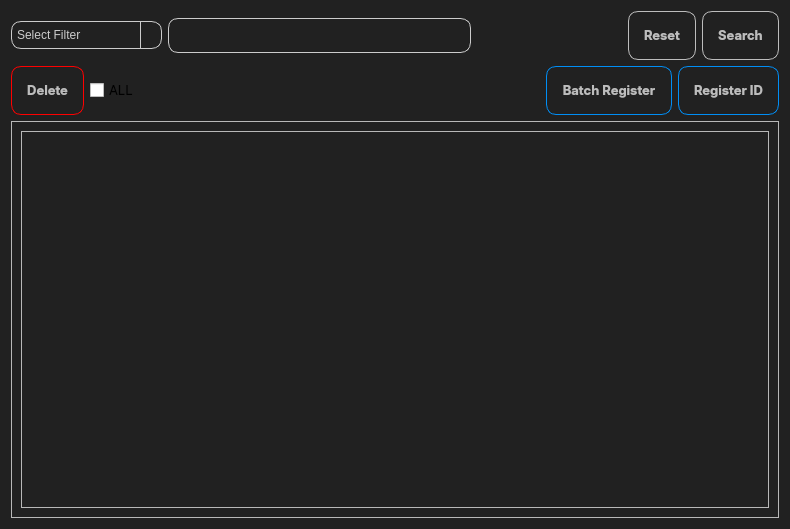
<?xml version="1.0" encoding="UTF-8"?>
<ui version="4.0">
 <class>DataBase</class>
 <widget class="QWidget" name="DataBase">
  <property name="geometry">
   <rect>
    <x>0</x>
    <y>0</y>
    <width>790</width>
    <height>529</height>
   </rect>
  </property>
  <property name="windowTitle">
   <string>Form</string>
  </property>
  <property name="styleSheet">
   <string notr="true">#DataBase ,#scrollAreaWidgetContents {
	background-color: rgb(33, 33, 33);

}
#DataBase QLabel ,QPushButton{
	color: rgb(189, 189, 189);

}
#DataBase QPushButton{
	border : 1px solid rgb(189, 189, 189);
	border-radius: 10px;
	padding: 15px;

}
#DataBase  QPushButton:hover{
	background-color: rgb(0, 142, 246);

}
#DataBase  #batchRegisterButton, #DataBase  #registerIdButton{
	border: 1px solid  rgb(0, 142, 246);

}
#DataBase #deleteButton{
	border: 1px solid  red

}
#DataBase #deleteButton::hover{
	background-color: rgb(255, 0, 4);

}
#fieldInput{
	padding-left:5px;
	background-color:  rgb(33, 33, 33);
	border: 1px solid rgb(204, 204, 204);
    border-radius: 10px;
    color: rgb(204, 204, 204);

}

/* the style of the combobox is mostly generated with chatgpt (tried the gpt-40 and till now look good )*/
QComboBox {
    background-color: rgb(33, 33, 33);
    color: rgb(204, 204, 204);
    border: 1px solid rgb(204, 204, 204);
    border-radius: 10px;
    padding: 5px;
}

QComboBox QAbstractItemView {
    background-color: rgb(33, 33, 33);
    color: rgb(204, 204, 204);
    selection-background-color: rgb(0, 142, 246);
    border: 1px solid rgb(204, 204, 204);
}

QComboBox::drop-down {
    subcontrol-origin: padding;
    subcontrol-position: top right;
    width: 20px;
    border-left: 1px solid rgb(204, 204, 204);
}

QComboBox::down-arrow {
    image: url(:/icons/resources/Icons/angle-down-solid.svg);
    width: 14px;
    height: 14px;

}
/*the style of the  is generated mostly by chatgpt (3.5 version) */
QScrollBar:vertical {
	background: #333333;
	width: 15px;
	margin: 15px 0 15px 0;

}
QScrollBar::handle:vertical {
  	background: #666666;
	min-height: 30px;

}
QScrollBar::sub-line:vertical:hover,QScrollBar::sub-line:vertical {
	background: #444444;
	height: 15px;
	subcontrol-position: top;
	subcontrol-origin: margin;
	border-image: url(:/icons/resources/Icons/angle-up-solid.svg);
	subcontrol-position: top;
	subcontrol-origin: margin;

}
QScrollBar::add-line:vertical:hover, QScrollBar::add-line:vertical {	background: #444444;
	height: 15px;
	subcontrol-position: bottom;
	subcontrol-origin: margin;
	background: #444444;
	height: 15px;
	subcontrol-position: bottom;
	subcontrol-origin: margin;
	border-image: url(:/icons/resources/Icons/angle-down-solid.svg);
 	subcontrol-position: bottom;
	subcontrol-origin: margin;

}
</string>
  </property>
  <layout class="QVBoxLayout" name="verticalLayout">
   <item>
    <layout class="QHBoxLayout" name="horizontalLayout" stretch="1,2,1,0,0">
     <item>
      <widget class="QComboBox" name="filterSelecter">
       <property name="placeholderText">
        <string>Select Filter</string>
       </property>
       <property name="frame">
        <bool>true</bool>
       </property>
       <item>
        <property name="text">
         <string>Name</string>
        </property>
       </item>
       <item>
        <property name="text">
         <string>Email</string>
        </property>
       </item>
       <item>
        <property name="text">
         <string>Phone</string>
        </property>
       </item>
       <item>
        <property name="text">
         <string>Address</string>
        </property>
       </item>
      </widget>
     </item>
     <item>
      <widget class="QLineEdit" name="fieldInput">
       <property name="minimumSize">
        <size>
         <width>0</width>
         <height>35</height>
        </size>
       </property>
       <property name="maximumSize">
        <size>
         <width>16777215</width>
         <height>16777215</height>
        </size>
       </property>
       <property name="font">
        <font>
         <family>Inter</family>
         <pointsize>12</pointsize>
         <kerning>false</kerning>
        </font>
       </property>
       <property name="alignment">
        <set>Qt::AlignmentFlag::AlignLeading|Qt::AlignmentFlag::AlignLeft|Qt::AlignmentFlag::AlignVCenter</set>
       </property>
      </widget>
     </item>
     <item>
      <spacer name="horizontalSpacer_2">
       <property name="orientation">
        <enum>Qt::Orientation::Horizontal</enum>
       </property>
       <property name="sizeHint" stdset="0">
        <size>
         <width>40</width>
         <height>20</height>
        </size>
       </property>
      </spacer>
     </item>
     <item>
      <widget class="QPushButton" name="resetButton">
       <property name="font">
        <font>
         <family>Inter</family>
         <pointsize>10</pointsize>
         <bold>true</bold>
        </font>
       </property>
       <property name="text">
        <string>Reset</string>
       </property>
       <property name="icon">
        <iconset resource="dataBase.qrc">
         <normaloff>:/icons/resources/Icons/rotate-solid.svg</normaloff>:/icons/resources/Icons/rotate-solid.svg</iconset>
       </property>
       <property name="iconSize">
        <size>
         <width>16</width>
         <height>16</height>
        </size>
       </property>
      </widget>
     </item>
     <item>
      <widget class="QPushButton" name="searchButton">
       <property name="font">
        <font>
         <family>Inter</family>
         <pointsize>10</pointsize>
         <bold>true</bold>
        </font>
       </property>
       <property name="text">
        <string>Search</string>
       </property>
       <property name="icon">
        <iconset resource="dataBase.qrc">
         <normaloff>:/icons/resources/Icons/magnifying-glass-solid.svg</normaloff>:/icons/resources/Icons/magnifying-glass-solid.svg</iconset>
       </property>
       <property name="iconSize">
        <size>
         <width>16</width>
         <height>16</height>
        </size>
       </property>
      </widget>
     </item>
    </layout>
   </item>
   <item>
    <layout class="QHBoxLayout" name="horizontalLayout_3">
     <item>
      <layout class="QHBoxLayout" name="horizontalLayout_2">
       <item>
        <widget class="QPushButton" name="deleteButton">
         <property name="font">
          <font>
           <family>Inter</family>
           <pointsize>10</pointsize>
           <bold>true</bold>
          </font>
         </property>
         <property name="text">
          <string>Delete</string>
         </property>
         <property name="icon">
          <iconset resource="dataBase.qrc">
           <normaloff>:/icons/resources/Icons/trash-solid.svg</normaloff>:/icons/resources/Icons/trash-solid.svg</iconset>
         </property>
         <property name="iconSize">
          <size>
           <width>16</width>
           <height>16</height>
          </size>
         </property>
        </widget>
       </item>
       <item>
        <widget class="QCheckBox" name="selectAllCheckBox">
         <property name="font">
          <font>
           <family>Inter</family>
           <pointsize>10</pointsize>
          </font>
         </property>
         <property name="text">
          <string>ALL</string>
         </property>
        </widget>
       </item>
      </layout>
     </item>
     <item>
      <spacer name="horizontalSpacer">
       <property name="orientation">
        <enum>Qt::Orientation::Horizontal</enum>
       </property>
       <property name="sizeHint" stdset="0">
        <size>
         <width>40</width>
         <height>20</height>
        </size>
       </property>
      </spacer>
     </item>
     <item>
      <widget class="QPushButton" name="batchRegisterButton">
       <property name="font">
        <font>
         <family>Inter</family>
         <pointsize>10</pointsize>
         <bold>true</bold>
        </font>
       </property>
       <property name="text">
        <string>Batch Register</string>
       </property>
       <property name="icon">
        <iconset resource="dataBase.qrc">
         <normaloff>:/icons/resources/Icons/users-solid.svg</normaloff>:/icons/resources/Icons/users-solid.svg</iconset>
       </property>
       <property name="iconSize">
        <size>
         <width>16</width>
         <height>16</height>
        </size>
       </property>
      </widget>
     </item>
     <item>
      <widget class="QPushButton" name="registerIdButton">
       <property name="font">
        <font>
         <family>Inter</family>
         <pointsize>10</pointsize>
         <bold>true</bold>
        </font>
       </property>
       <property name="text">
        <string>Register ID</string>
       </property>
       <property name="icon">
        <iconset resource="dataBase.qrc">
         <normaloff>:/icons/resources/Icons/user-plus-solid.svg</normaloff>:/icons/resources/Icons/user-plus-solid.svg</iconset>
       </property>
       <property name="iconSize">
        <size>
         <width>16</width>
         <height>16</height>
        </size>
       </property>
      </widget>
     </item>
    </layout>
   </item>
   <item>
    <widget class="QFrame" name="frame">
     <property name="frameShape">
      <enum>QFrame::Shape::StyledPanel</enum>
     </property>
     <property name="frameShadow">
      <enum>QFrame::Shadow::Raised</enum>
     </property>
     <layout class="QHBoxLayout" name="horizontalLayout_5">
      <item>
       <widget class="QScrollArea" name="scrollArea">
        <property name="widgetResizable">
         <bool>true</bool>
        </property>
        <property name="alignment">
         <set>Qt::AlignmentFlag::AlignCenter</set>
        </property>
        <widget class="QWidget" name="scrollAreaWidgetContents">
         <property name="geometry">
          <rect>
           <x>0</x>
           <y>0</y>
           <width>766</width>
           <height>387</height>
          </rect>
         </property>
         <layout class="QHBoxLayout" name="horizontalLayout_4" stretch="0">
          <item>
           <layout class="QGridLayout" name="cardInfoGrid">
            <property name="spacing">
             <number>6</number>
            </property>
           </layout>
          </item>
         </layout>
        </widget>
       </widget>
      </item>
     </layout>
    </widget>
   </item>
  </layout>
 </widget>
 <resources>
  <include location="dataBase.qrc"/>
 </resources>
 <connections/>
</ui>
